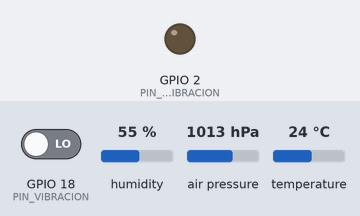
Bench run of a sketch on a simulated ESP32. Shown: output pins drawn as LEDs (lit = HIGH). Wiring (inferred from the names in the program): BME280 sensor at I2C address 0x76. The test bench sets the inputs (shaded band); at power-on: GPIO 18 (PIN_VIBRACION) LOW, humidity 55 %, air pressure 1013 hPa, temperature 24 °C. WiFi joins after 1.5 s; servers stay silent unless stated; what the sketch prints to the serial monitor is not drawn.

Above: at 3.9 s.
4.0 s: GPIO 18 (PIN_VIBRACION) driven HIGH
At 4.15 s:
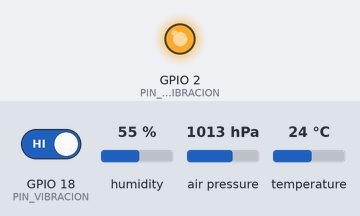
Timing chart, 0 to 7.0 s (numbered marks = the images above; inputs shaded):
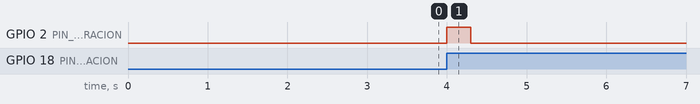

The sketch:

sketch_sep17alluvia_final.ino
```cpp
/*
  Estación de medición conectada a ThingSpeak
  ---------------------------------------------------------------------------
  Sensores:
    - DHT22          -> temperatura y humedad (GPIO 4)
    - SW-420         -> vibraciones           (GPIO 18)
    - GY-BME/BMP280  -> presión atmosférica   (I2C: SDA GPIO 21, SCL GPIO 22)
    - LED azul de la placa (GPIO 2) -> se enciende solo cuando hay vibración

  Campos de ThingSpeak:
    Field 1 = Riesgo de lluvia (0 a 100 %)
    Field 2 = Temperatura (°C)
    Field 3 = Humedad (%)
    Field 4 = Sensación térmica (°C)
    Field 5 = Punto de rocío (°C)
    Field 7 = Vibraciones (eventos detectados desde el último envío)
    Field 8 = Presión (hPa)
    (Field 6 ya no se usa)

  Riesgo de lluvia (índice, no es una probabilidad calibrada):
    Humedad               hasta 35 puntos
    Temperatura - Rocío   hasta 30 puntos
    Caída de presión 3 h  hasta 35 puntos
  Mientras no haya al menos 1 hora de historial de presión, el índice se
  calcula solo con humedad y punto de rocío (reescalado a 0-100).

  Librerías necesarias (Administrador de bibliotecas):
    - ThingSpeak
    - DHT sensor library (Adafruit)
    - Adafruit BMP280 Library (instala también Adafruit Unified Sensor y BusIO)
*/
#include <WiFi.h>
#include <ThingSpeak.h>
#include <DHT.h>
#include <Wire.h>
#include <Adafruit_BMP280.h>
#include <math.h>

// =========================================================================
// 1. CONFIGURACIÓN DE RED Y THINGSPEAK (¡Modifica esto con tus datos!)
// =========================================================================
const char* ssid = "DIANA SOTO";
const char* password = "cams1108"; // Si no tiene clave, déjalo así: ""

unsigned long myChannelNumber = 3498097;         // REEMPLAZA por tu Channel ID
const char* myWriteAPIKey = "SHW5K0X8QBZGFW0Y";  // REEMPLAZA por tu Write API Key

WiFiClient client; // Cliente de red para el ESP32

// =========================================================================
// 2. CONFIGURACIÓN DE SENSORES
// =========================================================================
// DHT22 (se deja igual que antes)
#define DHTPIN 4
#define DHTTYPE DHT22
DHT dht(DHTPIN, DHTTYPE);

// Sensor de vibraciones SW-420 (salida digital DO)
const int PIN_VIBRACION = 18;
const unsigned long REBOTE_MS = 50;   // Ignora pulsos separados menos de 50 ms
volatile unsigned long contadorVibraciones = 0;
volatile unsigned long ultimoEventoMs = 0;
volatile bool ledPendiente = false;   // La interrupción pide encender el LED
portMUX_TYPE muxVibracion = portMUX_INITIALIZER_UNLOCKED;
int nivelReposo = HIGH;               // Se detecta solo al arrancar

// LED indicador de vibración (LED azul de la placa, GPIO 2)
const int PIN_LED_VIBRACION = 2;
const unsigned long LED_DURACION_MS = 300; // Tiempo que queda encendido
bool ledEncendido = false;
unsigned long ledEncendidoDesde = 0;

// Sensor de presión GY-BME280 / GY-BMP280 (I2C)
const int PIN_SDA = 21;
const int PIN_SCL = 22;
Adafruit_BMP280 bmp(&Wire);
bool presionDisponible = false;
bool presionValida = false;           // true si la última lectura fue correcta

// Variables para almacenar los datos
float temperatura = 0;
float humedad = 0;
float sensacionTermica = 0;
float puntoRocio = 0;
float presion = 0;                    // hPa
bool dhtValido = false;               // true si la última lectura del DHT22 fue correcta

// ---- Riesgo de lluvia ----
// Ajusta estos valores para calibrar el índice con tus propios datos.
const float HUM_MIN = 60.0;           // % de humedad donde empieza a sumar
const float HUM_MAX = 95.0;           // % de humedad donde suma el máximo
const float DIF_ROCIO_MAX = 8.0;      // °C (T - rocío) donde empieza a sumar
const float DIF_ROCIO_MIN = 1.0;      // °C (T - rocío) donde suma el máximo
const float CAIDA_MIN_HPA = 2.0;      // caída en 3 h donde empieza a sumar
const float CAIDA_MAX_HPA = 4.0;      // caída en 3 h donde suma el máximo
                                      // (en el trópico la presión baja 1-2 hPa
                                      //  cada tarde por la marea atmosférica)

// Historial de presión: una muestra cada 10 min, últimas 3 horas
const int HISTORIAL_N = 19;
const unsigned long INTERVALO_HISTORIAL = 600000UL; // 10 minutos
const unsigned long MIN_MINUTOS_TENDENCIA = 60;     // mínimo de historial para usar la tendencia
float historialPresion[HISTORIAL_N];
unsigned long historialTiempo[HISTORIAL_N];
int historialCount = 0;
unsigned long ultimaMuestraHistorial = 0;

int riesgoLluvia = 0;                 // 0 a 100
bool riesgoValido = false;
float tendenciaPresion3h = 0;         // hPa en 3 h (negativo = está bajando)

// Temporizadores (No usar delay() para no bloquear el ESP32)
unsigned long ultimaLecturaSensores = 0;
const unsigned long INTERVALO_SENSORES = 2000; // Leer sensores cada 2 segs

unsigned long ultimaSubidaThingSpeak = 0;
const unsigned long INTERVALO_THINGSPEAK = 20000; // Subir datos cada 20 segs (Mínimo 15s en ThingSpeak)

// =========================================================================
// SETUP Y LOOP
// =========================================================================
void setup() {
  Serial.begin(115200);
  delay(1000);

  dht.begin();

  // LED indicador (apagado en reposo)
  pinMode(PIN_LED_VIBRACION, OUTPUT);
  digitalWrite(PIN_LED_VIBRACION, LOW);

  // I2C y sensor de presión
  Wire.begin(PIN_SDA, PIN_SCL);
  iniciarSensorPresion();

  // Sensor de vibraciones
  configurarVibracion();

  // Conectar a WiFi
  Serial.println();
  Serial.print("Conectando a la red WiFi: ");
  Serial.println(ssid);

  WiFi.begin(ssid, password);

  while (WiFi.status() != WL_CONNECTED) {
    delay(500);
    Serial.print(".");
  }
  Serial.println("\n¡Conectado exitosamente al WiFi!");
  Serial.print("Dirección IP asignada: ");
  Serial.println(WiFi.localIP());

  // Inicializar la librería de ThingSpeak
  ThingSpeak.begin(client);
}

void loop() {
  unsigned long ahora = millis();

  // 0. Mantener el LED de vibración (se enciende al vibrar y se apaga solo)
  actualizarLedVibracion();

  // 1. Leer sensores cada 2 segundos
  if (ahora - ultimaLecturaSensores > INTERVALO_SENSORES) {
    ultimaLecturaSensores = ahora;
    leerTodosLosSensores();
  }

  // 2. Enviar datos a ThingSpeak cada 20 segundos
  if (ahora - ultimaSubidaThingSpeak > INTERVALO_THINGSPEAK) {
    ultimaSubidaThingSpeak = ahora;
    enviarDatosAThingSpeak();
  }
}

// =========================================================================
// FUNCIONES AUXILIARES
// =========================================================================

void leerTodosLosSensores() {
  // ---- Leer Presión (BME/BMP280) ----
  if (!presionDisponible) {
    iniciarSensorPresion(); // Reintenta si no se encontró al arrancar
  }
  presionValida = false;
  if (presionDisponible) {
    float p = bmp.readPressure() / 100.0; // Pa -> hPa
    if (!isnan(p) && p > 300.0 && p < 1100.0) {
      presion = p;
      presionValida = true;
      guardarMuestraPresion(millis());
      Serial.print("[Sensor] Presión: "); Serial.print(presion, 1); Serial.print(" hPa | ");
    } else {
      Serial.print("Error leyendo presión | ");
    }
  } else {
    Serial.print("Sin sensor de presión | ");
  }

  // ---- Vibraciones (solo informativo; el conteo lo hace la interrupción) ----
  unsigned long vib;
  portENTER_CRITICAL(&muxVibracion);
  vib = contadorVibraciones;
  portEXIT_CRITICAL(&muxVibracion);
  Serial.print("Vibraciones acumuladas: "); Serial.print(vib); Serial.print(" | ");

  // ---- Leer DHT22 ----
  float h = dht.readHumidity();
  float t = dht.readTemperature();

  if (!isnan(h) && !isnan(t)) {
    temperatura = t;
    humedad = h;
    sensacionTermica = calcularSensacionTermica(t, h);
    puntoRocio = calcularPuntoRocio(t, h);
    dhtValido = true;

    Serial.print("Temp: "); Serial.print(temperatura); Serial.print("°C | ");
    Serial.print("Hum: "); Serial.print(humedad); Serial.println("%");

    // ---- Riesgo de lluvia ----
    riesgoLluvia = calcularRiesgoLluvia();
    riesgoValido = true;
  } else {
    dhtValido = false;
    riesgoValido = false;
    Serial.println("Error leyendo el DHT22");
  }
}

void enviarDatosAThingSpeak() {
  Serial.println("--- Subiendo datos a ThingSpeak... ---");

  // Toma el número de vibraciones del periodo y reinicia el contador
  unsigned long vibraciones;
  portENTER_CRITICAL(&muxVibracion);
  vibraciones = contadorVibraciones;
  contadorVibraciones = 0;
  portEXIT_CRITICAL(&muxVibracion);

  // Asignar cada variable a su Field correspondiente
  if (riesgoValido) {
    ThingSpeak.setField(1, riesgoLluvia); // Si falla el DHT22, el campo se envía vacío
  }
  ThingSpeak.setField(2, temperatura);
  ThingSpeak.setField(3, humedad);
  ThingSpeak.setField(4, sensacionTermica);
  ThingSpeak.setField(5, puntoRocio);
  ThingSpeak.setField(7, (long) vibraciones);
  if (presionValida) {
    ThingSpeak.setField(8, presion); // Si el sensor falla, el campo se envía vacío
  }

  // Enviar (writeFields envía todos los campos de una sola vez)
  int codigoRespuesta = ThingSpeak.writeFields(myChannelNumber, myWriteAPIKey);

  if (codigoRespuesta == 200) {
    Serial.println("¡Actualización exitosa en ThingSpeak!");
  } else {
    Serial.print("Error subiendo datos. Código HTTP: ");
    Serial.println(codigoRespuesta);
  }
}

// ---- Riesgo de lluvia ----
float limitar01(float x) {
  if (x < 0) return 0;
  if (x > 1) return 1;
  return x;
}

// Guarda una muestra de presión cada 10 minutos (últimas 3 horas)
void guardarMuestraPresion(unsigned long ahora) {
  if (historialCount > 0 && (ahora - ultimaMuestraHistorial) < INTERVALO_HISTORIAL) return;
  ultimaMuestraHistorial = ahora;

  if (historialCount < HISTORIAL_N) {
    historialPresion[historialCount] = presion;
    historialTiempo[historialCount] = ahora;
    historialCount++;
  } else {
    for (int i = 0; i < HISTORIAL_N - 1; i++) {
      historialPresion[i] = historialPresion[i + 1];
      historialTiempo[i] = historialTiempo[i + 1];
    }
    historialPresion[HISTORIAL_N - 1] = presion;
    historialTiempo[HISTORIAL_N - 1] = ahora;
  }
}

int calcularRiesgoLluvia() {
  // Humedad: 0 a 35 puntos
  float compHum = 35.0 * limitar01((humedad - HUM_MIN) / (HUM_MAX - HUM_MIN));

  // Diferencia temperatura - punto de rocío: 0 a 30 puntos
  float dif = temperatura - puntoRocio;
  float compRocio = 30.0 * limitar01((DIF_ROCIO_MAX - dif) / (DIF_ROCIO_MAX - DIF_ROCIO_MIN));

  // Tendencia de presión (cambio llevado a 3 horas): 0 a 35 puntos
  float compPresion = 0;
  bool hayTendencia = false;
  if (historialCount >= 2) {
    float minutos = (historialTiempo[historialCount - 1] - historialTiempo[0]) / 60000.0;
    if (minutos >= MIN_MINUTOS_TENDENCIA) {
      float cambio = historialPresion[historialCount - 1] - historialPresion[0];
      tendenciaPresion3h = cambio * (180.0 / minutos);
      compPresion = 35.0 * limitar01((-tendenciaPresion3h - CAIDA_MIN_HPA) / (CAIDA_MAX_HPA - CAIDA_MIN_HPA));
      hayTendencia = true;
    }
  }

  float riesgo;
  if (hayTendencia) {
    riesgo = compHum + compRocio + compPresion;
  } else {
    riesgo = (compHum + compRocio) * 100.0 / 65.0; // Sin tendencia: se reescala a 0-100
  }

  int resultado = (int) round(riesgo);
  if (resultado < 0) resultado = 0;
  if (resultado > 100) resultado = 100;

  Serial.print("[Lluvia] Riesgo: "); Serial.print(resultado); Serial.print("% (hum ");
  Serial.print(compHum, 0); Serial.print(", rocío "); Serial.print(compRocio, 0);
  if (hayTendencia) {
    Serial.print(", presión "); Serial.print(compPresion, 0);
    Serial.print(" | tendencia "); Serial.print(tendenciaPresion3h, 1); Serial.print(" hPa/3h");
  } else {
    Serial.print(", presión sin historial");
  }
  Serial.println(")");

  return resultado;
}

// ---- Sensor de vibraciones SW-420 ----
// Interrupción: cuenta un evento cada vez que la salida DO cambia
// desde su nivel de reposo hacia el nivel de vibración.
void IRAM_ATTR isrVibracion() {
  unsigned long t = millis();
  if (t - ultimoEventoMs > REBOTE_MS) {
    ultimoEventoMs = t;
    portENTER_CRITICAL_ISR(&muxVibracion);
    contadorVibraciones++;
    portEXIT_CRITICAL_ISR(&muxVibracion);
    ledPendiente = true;
  }
}

void configurarVibracion() {
  pinMode(PIN_VIBRACION, INPUT);

  // Detecta el nivel de reposo (mantén el sensor quieto al encender).
  // Según el fabricante del módulo, DO en reposo puede ser HIGH o LOW.
  int altos = 0;
  for (int i = 0; i < 20; i++) {
    altos += digitalRead(PIN_VIBRACION);
    delay(10);
  }
  nivelReposo = (altos >= 10) ? HIGH : LOW;

  int flanco = (nivelReposo == HIGH) ? FALLING : RISING;
  attachInterrupt(digitalPinToInterrupt(PIN_VIBRACION), isrVibracion, flanco);

  Serial.print("[SW-420] Nivel en reposo: ");
  Serial.println(nivelReposo == HIGH ? "HIGH" : "LOW");
}

// Enciende el LED de la placa al detectar vibración y lo apaga a los 300 ms
void actualizarLedVibracion() {
  unsigned long ahora = millis();
  if (ledPendiente) {
    ledPendiente = false;
    ledEncendido = true;
    ledEncendidoDesde = ahora;
    digitalWrite(PIN_LED_VIBRACION, HIGH);
  }
  if (ledEncendido && (ahora - ledEncendidoDesde >= LED_DURACION_MS)) {
    ledEncendido = false;
    digitalWrite(PIN_LED_VIBRACION, LOW);
  }
}

// ---- Sensor de presión BME280 / BMP280 ----
// Lee el ID del chip por I2C: 0x58 = BMP280, 0x60 = BME280.
uint8_t leerIdChip(uint8_t direccion) {
  Wire.beginTransmission(direccion);
  Wire.write(0xD0); // Registro del ID
  if (Wire.endTransmission() != 0) return 0;
  if (Wire.requestFrom(direccion, (uint8_t) 1) != 1) return 0;
  return Wire.read();
}

void iniciarSensorPresion() {
  const uint8_t direcciones[] = {0x76, 0x77}; // SDO a GND = 0x76, SDO a 3V3 = 0x77
  for (uint8_t i = 0; i < 2; i++) {
    uint8_t id = leerIdChip(direcciones[i]);
    if (id == 0x56 || id == 0x57 || id == 0x58 || id == 0x60) {
      // La librería BMP280 también sirve para presión en un BME280
      // si se le indica su ID (0x60).
      if (bmp.begin(direcciones[i], id)) {
        bmp.setSampling(Adafruit_BMP280::MODE_NORMAL,
                        Adafruit_BMP280::SAMPLING_X2,   // temperatura
                        Adafruit_BMP280::SAMPLING_X16,  // presión
                        Adafruit_BMP280::FILTER_X16,
                        Adafruit_BMP280::STANDBY_MS_500);
        presionDisponible = true;
        Serial.print("[BMx280] Encontrado: ");
        Serial.print(id == 0x60 ? "BME280" : "BMP280");
        Serial.print(" en 0x");
        Serial.println(direcciones[i], HEX);
        return;
      }
    }
  }
  presionDisponible = false;
  Serial.println("[BMx280] No se encontró el sensor de presión. Revisa SDA, SCL, VCC, GND, CSB y SDO.");
}

// Función psicrométrica: Punto de Rocío
float calcularPuntoRocio(float tC, float hr) {
  float a = ((17.27 * tC) / (237.7 + tC)) + log(hr / 100.0);
  return (237.7 * a) / (17.27 - a);
}

// Función psicrométrica: Sensación Térmica
float calcularSensacionTermica(float tC, float hr) {
  if (tC < 27.0) return tC;
  float tF = tC * 9.0 / 5.0 + 32.0;
  float hi = -42.379 + 2.04901523 * tF + 10.14333127 * hr
             - 0.22475541 * tF * hr - 0.00683783 * tF * tF
             - 0.05481717 * hr * hr + 0.00122874 * tF * tF * hr
             + 0.00085282 * tF * hr * hr - 0.00000199 * tF * tF * hr * hr;
  return (hi - 32.0) * 5.0 / 9.0;
}
```

Measured:
- after the input at 4.0 s, GPIO 2 (PIN_LED_VIBRACION): LOW → HIGH at once, → LOW 0.30 s later
